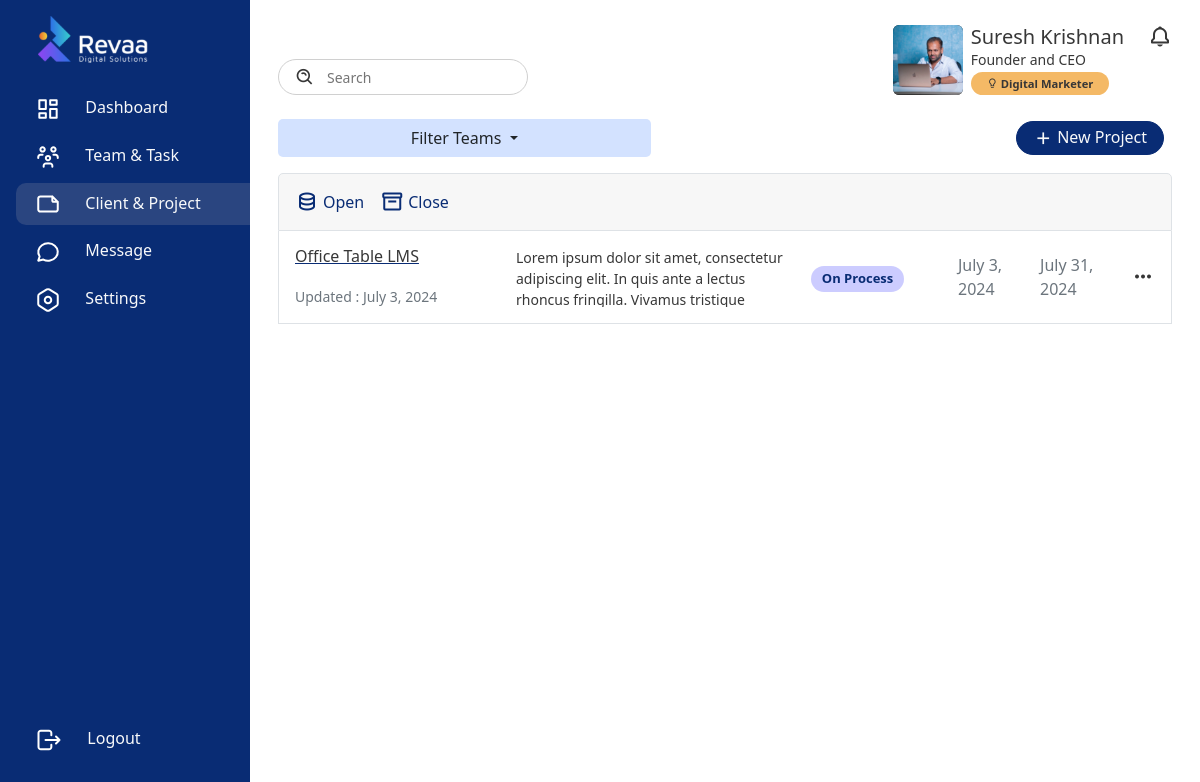
Screenshot of /project/ (signed in) with the database file from the repository.
### frontend/models.py (models this page shows, shortened)
class Project(models.Model):
    WAITING_TO_START = 'Waiting to Start'
    DROPPED = 'Dropped'
    HOLD = 'Hold'
    ON_PROCESS = 'On Process'
    COMPLETED = 'Completed'
    CLOSED = 'Closed'
    STATUS_CHOICES = [
        (WAITING_TO_START, 'Waiting to Start'),
        (DROPPED, 'Dropped'),
        (HOLD, 'Hold'),
        (ON_PROCESS, 'On Process'),
        (COMPLETED, 'Completed'),
        (CLOSED, 'Closed'),
    ]
    HIGH = 'High'
    MEDIUM = 'Medium'
    LOW = 'Low'
    PRIORITY_CHOICES = [
        (HIGH, 'High'),
        (MEDIUM, 'Medium'),
        (LOW, 'Low'),
    ]
    project_img = models.ImageField(upload_to='path/to/upload/', null=True, blank=True)
    client = models.ForeignKey(customersTable, on_delete=models.CASCADE)
    project_name = models.CharField(max_length=255)  # Added max_length for project name
    project_description = models.TextField(null=True, blank=True)  # Fixed typo from project_discription to project_description
    start_date = models.DateField(null=True, blank=True)
    end_of_date = models.DateField(null=True, blank=True)
    status = models.CharField(choices=STATUS_CHOICES, default=WAITING_TO_START, max_length=16, null=True, blank=True)
    priority = models.CharField(choices=PRIORITY_CHOICES, max_length=10, null=True, blank=True)
    team = models.ForeignKey(Team, on_delete=models.SET_NULL, related_name='projects', null=True)
    created_by = models.ForeignKey(User, on_delete=models.SET_NULL, related_name='projects_created', null=True)
    created_date = models.DateField(auto_now_add=True)
    updated_by = models.ForeignKey(User, on_delete=models.SET_NULL, related_name='projects_updated', null=True)
    updated_date = models.DateField(auto_now=True)

### frontend/functions/project.py (the view, shortened to what this page needs)
# urls.py: path('project/', project.projects_page, name='project'),
@login_required(login_url='login')
def projects_page(request):
    context = {
        'Project': 'active',
        'all_teams': Team.objects.all(),
        'all_projects': Project.objects.exclude(status='Closed').order_by('-id'),
        'closed_projects': Project.objects.filter(status='Closed'),
        'all_customers': customersTable.objects.all()[::-1]
    }
    return render(request, 'tmt-tool/project.html', context)

### frontend/models.py (called while the page is built)
    def __str__(self):
        return self.name

    def __str__(self):
        return self.companyname

### templates/tmt-tool/project.html (shortened to what this page needs)
{% extends 'base.html' %}
{% load static %}
{% block container %}
<div class="d-flex">
    {% include 'includes/sidebar.html' %}
    <div class="content w-100">
        {% include 'includes/header.html' %}
        <div class="container mt-4">
            <div class="d-flex align-items-center justify-content-between mb-3">
                <div class="col-5">
                    <div class="dropdown w-100">
                        <a class="btn dropdown-toggle w-100" href="#" role="button" id="dropdownMenuLink" data-bs-toggle="dropdown" aria-expanded="false">
                            {% if team %}
                            {{team}}
                            {% else %}
                            Filter Teams
                            {% endif %}
                        </a>
                    </div>
                </div>
                {% if not closed_project_page %}
                <button type="button" class="btn btn-primary px-3 me-2 d-flex align-items-center justify-content-center"
                    data-bs-toggle="modal" data-bs-target="#addnewclient">
                    <i class='bx bx-plus fs-5 pe-1 text-light'></i>
                    <h6 class="m-0 p-0 text-light">New Project</h6>
                </button>
                {% endif %}
            </div>
            <div class="card">
                <div class="card-header p-3 border">
                    <div class="d-flex align-items-center justify-content-start">
                        <a href="{% url 'project' %}" class="d-flex text-decoration-none me-3"><i class='bx bx-data fs-4 m-0 me-1 page_active'></i><p class="m-0 p-0 page_active">Open</p></a>
                        <a href="{% url 'close_projects_page' %}" class="d-flex text-decoration-none"><i class='bx bx-box fs-4 m-0 me-1 page_active'></i><p class="m-0 p-0 page_active">Close</p></a>
                    </div>
                </div>
                {% if all_projects %}
                {% for project in all_projects %}
                <div class="card-body border border-top-0 p-3">
                    <div class="row" style="max-height: 60px;">
                        <div class="col-3 d-flex flex-column align-items-start justify-content-between">
                            <div>
                                <a href="{% url 'singleprojectopen' pk=project.pk %}"><h6  class="text-truncate" style="width: 200px;">{{project.project_name}}</h6></a>
                            </div>
                            <p class="m-0 p-0 small text-muted">Updated : {{project.updated_date}}</p>
                        </div>
                        <div class="col-4 d-flex flex-column align-items-start justify-content-center">
                            <small style="max-height: 60px; overflow-y: hidden;">
                                {{ project.project_description }}
                            </small>
                        </div>
                        <div class="col-2  d-flex align-items-center">
                            {% if project.status %}
                            <p class="m-0 p-0
                            {% if project.status == 'Waiting to Start' %}
                            cs-alert-orange
                            {% elif project.status == 'Hold' %}
                            cs-alert-danger
                            {% elif project.status == 'Closed' %}
                            cs-alert-danger
                            {% elif project.status == 'Completed' %}
                            cs-alert-green
                            {% elif project.status == 'On Process' %}
                            cs-alert-primary
                            {% endif %}
                            mt-1">
                            {{project.status}}</p>
                            {% else %}
                            <p class="m-0 p-0 cs-alert-yellow mt-1">Status</p>
                            {% endif %}
                        </div>
                        <div class="col-3 d-flex align-items-center justify-content-between">
                            {% if project.start_date %}
                            <p class="m-0 p-0 text-muted">{{project.start_date}}</p>
                            {% else %}
                            <p class="m-0 p-0 text-muted">Start Date</p>
                            {% endif %}
                            {% if project.end_of_date %}
                            <p class="m-0 p-0 text-muted">{{project.end_of_date}}</p>
                            {% else %}
                            <p class="m-0 p-0 text-muted">End Date</p>
                            {% endif %}
                            <div class="btn-group">
                                <i class='bx bx-dots-horizontal-rounded fs-4' data-bs-toggle="dropdown" aria-expanded="false"></i>
                            </div>
                        </div>
                    </div>
                </div>
                {% endfor %}
                {% endif %}
              </div>
        </div>
    </div>
</div>
{% endblock %}

### static/css/basic_style.css (style rules this page uses)
:root { --bs-blue: #092C74; --bs-active-blue: #2a4580; --bs-select-blue: #DCE5F6; --bs-purple: #6f42c1; --bs-pink: #d63384; --bs-red: #dc3545; --bs-orange: #E98331; --bs-yellow: #ffc107; --bs-green: #198754; --bs-teal: #20c997; --bs-cyan: #0dcaf0; --bs-black: #000; --bs-white: #fff; --bs-gray: #6c757d; --bs-gray-dark: #343a40; --bs-gray-100: #f8f9fa; --bs-gray-200: #e9ecef; --bs-gray-300: #dee2e6; --bs-gray-400: #ced4da; --bs-gray: #efefef; --bs-gray-500: #adb5bd; --bs-gray-600: #6c757d; --bs-gray-700: #495057; --bs-gray-800: #343a40; --bs-gray-900: #212529; --bs-primary: #092C74; --bs-secondary: #D3E2FF; --bs-success: #198754; --bs-info: #0dcaf0; --bs-warning: #F4B966; --bs-danger: #dc3545; --bs-light: #f8f9fa; --bs-dark: #212529; --bs-primary-rgb: 13, 110, 253; --bs-secondary-rgb: 108, 117, 125; --bs-success-rgb: 25, 135, 84; --bs-info-rgb: 13, 202, 240; --bs-warning-rgb: 255, 193, 7; --bs-danger-rgb: 220, 53, 69; --bs-light-rgb: 248, 249, 250; --bs-dark-rgb: 33, 37, 41; --bs-white-rgb: 255, 255, 255; --bs-black-rgb: 0, 0, 0; --bs-body-color-rgb: 33, 37, 41; --bs-body-bg-rgb: 255, 255, 255; --bs-font-sans-serif: system-ui, -apple-system, "Segoe UI", Roboto, "Helvetica Neue", "Noto Sans", "Liberation Sans", Arial, sans-serif, "Apple Color Emoji", "Segoe UI Emoji", "Segoe UI Symbol", "Noto Color Emoji"; --bs-font-monospace: SFMono-Regular, Menlo, Monaco, Consolas, "Liberation Mono", "Courier New", monospace; --bs-gradient: linear-gradient(180deg, rgba(255, 255, 255, 0.15), rgba(255, 255, 255, 0)); --bs-body-font-family: var(--bs-font-sans-serif); --bs-body-font-size: 1rem; --bs-body-font-weight: 400; --bs-body-line-height: 1.5; --bs-body-color: #212529; --bs-body-bg: #fff; --bs-border-width: 1px; --bs-border-style: solid; --bs-border-color: #dee2e6; --bs-border-color-translucent: rgba(0, 0, 0, 0.175); --bs-border-radius: 0.375rem; --bs-border-radius-sm: 0.25rem; --bs-border-radius-lg: 0.5rem; --bs-border-radius-xl: 1rem; --bs-border-radius-2xl: 2rem; --bs-border-radius-pill: 50rem; --bs-link-color: #092C74; --bs-link-hover-color: #0a58ca; --bs-code-color: #d63384; --bs-highlight-bg: #fff3cd }
* { color: #373737; transform: translate(.5s); }
.card { --bs-card-spacer-y: 1rem; --bs-card-spacer-x: 1rem; --bs-card-title-spacer-y: 0.5rem; --bs-card-border-width: none !important; --bs-card-border-color: none !important; --bs-card-border-radius: 0.375rem; --bs-card-box-shadow: ; --bs-card-inner-border-radius: calc(0.375rem - 1px); --bs-card-cap-padding-y: 0.5rem; --bs-card-cap-padding-x: 1rem; --bs-card-cap-bg: rgba(0, 0, 0, 0.03); --bs-card-cap-color: ; --bs-card-height: ; --bs-card-color: ; --bs-card-bg: #fff; --bs-card-img-overlay-padding: 1rem; --bs-card-group-margin: 0.75rem; position: relative; display: flex; flex-direction: column; min-width: 0; height: var(--bs-card-height); word-wrap: break-word; background-color: var(--bs-card-bg); background-clip: border-box; border: var(--bs-card-border-width) solid var(--bs-card-border-color); border-radius: var(--bs-card-border-radius); }
.btn { background-color: var(--bs-secondary) !important; border-radius: 50px !important; }
.dropdown-toggle { background-color: var(--bs-secondary) !important; border-radius: 5px !important; width: 100% !important; }
i, #currentMonthYear { cursor: pointer; }
.btn-primary { --bs-btn-color: #fff; background-color: var(--bs-primary) !important; --bs-btn-border-color: #092C74 !important; --bs-btn-hover-color: #fff; --bs-btn-hover-bg: #0b5ed7; --bs-btn-hover-border-color: #0a58ca; --bs-btn-focus-shadow-rgb: 49, 132, 253; --bs-btn-active-color: #fff; --bs-btn-active-bg: #0a58ca; --bs-btn-active-border-color: #0a53be; --bs-btn-active-shadow: inset 0 3px 5px rgba(0, 0, 0, 0.125); --bs-btn-disabled-color: #fff; --bs-btn-disabled-bg: #092C74 !important; --bs-btn-disabled-border-color: #092C74 !important }
.page_active { color: var(--bs-muted); }
.cs-alert-primary { background-color : rgb(204, 204, 255) !important; width: fit-content; color: var(--bs-primary); font-weight: 600; font-size: small; padding: .2rem .7rem !important; border-radius: 50px !important; }

### static/css/sidebar.css (style rules this page uses)
div.content { margin-left: 250px; padding: 1px 16px; }

### rows the page displays
Project: project_name "Office Table LMS", updated_date "July 3, 2024", project_description "Lorem ipsum dolor sit amet, consectetur adipiscing elit. In quis ante a lectus rhoncus fringilla. Vivamus tristique…", status "On Process", start_date "July 3, 2024", end_of_date "July 31, 2024"
